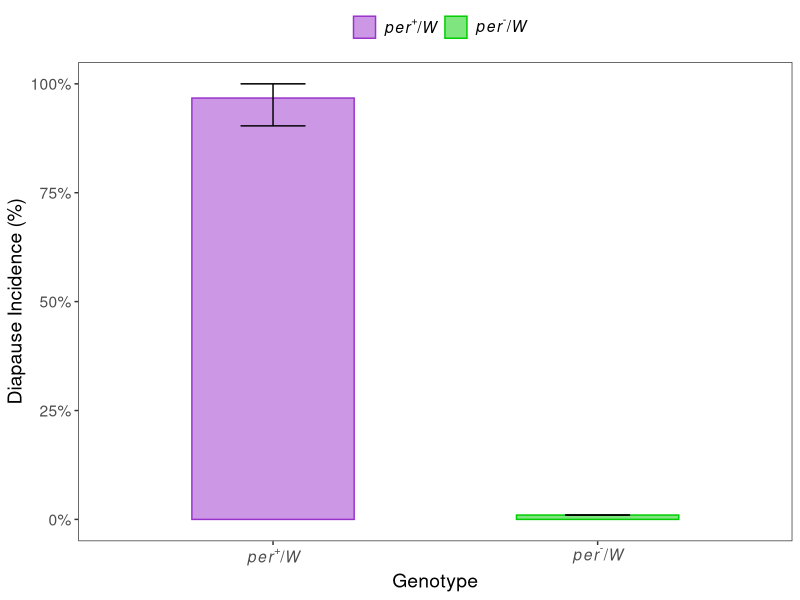
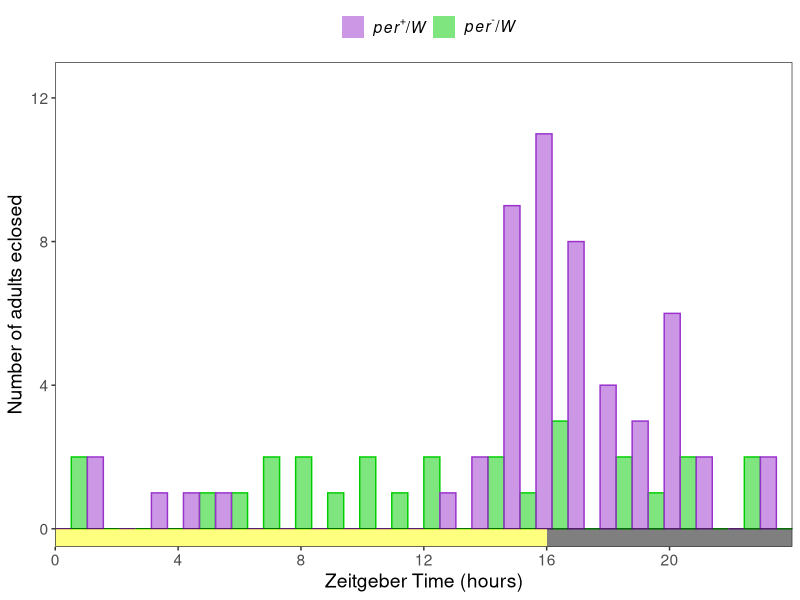
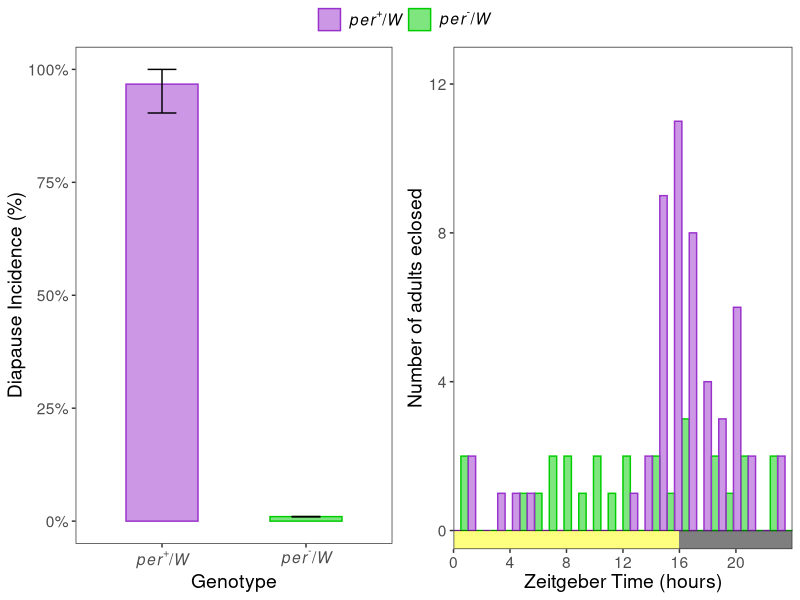

Write the R code that produced these figures, in order.
## ---- chunk 1
library(reshape2)
library(readr)
library(dplyr)
library(tidyverse)
library(tidyr)
library(car)        # for Anova()
library(emmeans)    # for multiple comparisons!
library(multcomp)
library(multcompView)
library(ggpubr)
library(lubridate)
library(circular)
## ---- chunk 2
diapause_induction <- read_csv("../data/diapause_mutant.csv")
m1 <- glm(cbind(n_larva,n_pupa) ~ genotype,
          family = binomial(link = 'identity'),
          data = diapause_induction)

car::Anova(m1)

diapause_induction = diapause_induction %>% 
  mutate(diapause_incidence = n_larva/(n_pupa+n_larva))

summary_data <- diapause_induction %>%
  group_by(genotype) %>%
  summarize(mean_diapause = ifelse(mean(diapause_incidence, na.rm = TRUE)<= 0 , 0.01, mean(diapause_incidence, na.rm = TRUE)),
            sd_diapause = sd(diapause_incidence, na.rm = TRUE),
            n = n()) %>%
  mutate(se_diapause = sd_diapause / sqrt(n),
         lower.ci = ifelse((mean_diapause - 1.96*se_diapause) <=0, 0.01, mean_diapause - 1.96*se_diapause ),
         upper.ci = ifelse((mean_diapause + 1.96*se_diapause)>1, 1, mean_diapause + 1.96*se_diapause))

summary_data

#calculate proportion of somatic mutants
71/74
n = 74
p_hat = 71/n
alpha=0.05
# Calculate the critical z-score
z = qnorm(1-alpha/2)
# Compute the CI
p_hat + c(-1,1)*z*sqrt(p_hat*(1-p_hat)/n)
prop.test(x=c(71,0), n=c(74,59))

figureS2a <- ggplot(summary_data, aes(x = genotype, y = mean_diapause, fill = genotype, color = genotype)) +
  geom_col(position = position_dodge(), width = 0.5, alpha = 0.5) +
  geom_errorbar(aes(ymin = lower.ci, ymax = upper.ci), 
                width = 0.2, position = position_dodge(0.7), color = 'black') +
  scale_y_continuous(labels = scales::percent_format()) +
  labs(y = "Diapause Incidence (%)", fill = "Genotype") +
  theme_bw() +
  theme(text = element_text(size = 14, family = "sans", color = 'black'),
        panel.grid.major = element_blank(),
        panel.grid.minor = element_blank(),
        legend.position = 'top') +
   scale_x_discrete(breaks = c("wt", "mutant"), name = 'Genotype',
                    limits = c('wt', 'mutant'),
  labels = c('wt' = expression(italic(per)^"+"*"/"*italic(W)),
                                 'mutant' = expression(italic(per)^"-"*"/"*italic(W)))) +
  scale_fill_manual(values = c("mutant" = '#00CD00',
                                "wt" = 'darkorchid'), name = '',
                      labels = c('wt' = expression(italic(per)^"+"*"/"*italic(W)),
                                 'mutant' = expression(italic(per)^"-"*"/"*italic(W))),
                    breaks = c('wt', 'mutant')) +
  scale_color_manual(values = c("mutant" = '#00CD00',
                                "wt" = 'darkorchid'), name = '',
                      labels = c('wt' = expression(italic(per)^"+"*"/"*italic(W)),
                                 'mutant' = expression(italic(per)^"-"*"/"*italic(W))),
                     breaks = c('wt', 'mutant'))
  
figureS2a

## ---- chunk 3
ecl_a <- read_csv("../data/eclosion_mutant.csv")

#convert time from ET to AZT
temp_min = lubridate::minute(ecl_a$azt)/60*100
temp_hour = lubridate::hour(ecl_a$azt)
add_leading_zeros <- function(character_vector){
  for (i in 1:length(character_vector)){
    if (is.na(character_vector[i])){
      next
    }
    if (nchar(character_vector[i]) == 2){
      next
    }
    if (nchar(character_vector[i]) == 1){
      character_vector[i] = paste0(0, character_vector[i])
      next
    }
  }
  return (character_vector)
}
ecl_a$azt = paste0(add_leading_zeros(temp_hour), ".", add_leading_zeros(temp_min)) %>% as.numeric()
ecl_a$azt[which(ecl_a$azt == 24)] <- 0 #correct azt 24 to azt0 :)
ecl_a$azt = floor(ecl_a$azt)
ecl_a$azt = circular(ecl_a$azt, units = 'hours', template='clock24') 

watson.two.test(ecl_a$azt[which(ecl_a$strain == 'be' & ecl_a$genotype == 'wt')],
                ecl_a$azt[which(ecl_a$strain == 'be' & ecl_a$genotype == 'pX4f63')])

ecl_a = ecl_a %>% group_by(genotype, family, sex) %>% filter(n() > 5) %>% filter(sex == 'female')

## ---- chunk 4
res = ecl_a %>% group_by(strain, genotype) %>%
  summarize(
    n = n(),
    eclose.mu = ifelse(round(mean.circular(azt, na.rm = TRUE), 1)<0,
                       round(mean.circular(azt, na.rm = TRUE), 1)+24,
                       round(mean.circular(azt, na.rm = TRUE), 1)),
    eclose.sd = round(sd.circular(azt, na.rm = TRUE), 1),
    rayleigh.stat = round(rayleigh.test(azt)[[1]], 3),
    rayleigh.pval = round(rayleigh.test(azt)[[2]], 3)
  ) 
res$p.adj = round(p.adjust(res$rayleigh.pval, method='BH'),2)

res

## ---- chunk 5
figureS2b = ggplot(ecl_a %>% filter(strain == 'be', genotype == 'pX4f63' | genotype == 'wt'),
       aes(x=azt, color=genotype, fill=genotype)) +
  geom_histogram(alpha = 0.5, position='dodge', bins=24) +
  ylab("Count") +
  theme_bw() +
  theme(text = element_text(size = 14, family = "sans", color = 'black'),
        panel.grid.major = element_blank(),
        panel.grid.minor = element_blank(),
        legend.position = 'top') +
  scale_x_continuous(breaks = seq(0,20,by = 4), limits = c(0,24), name = 'Zeitgeber Time (hours)', expand = c(0, 0)) + 
  scale_y_continuous(breaks = seq(0,12,by = 4), limits = c(-0.5,13), name = 'Number of adults eclosed', expand = c(0, 0)) + 
  scale_fill_manual(values = c("pX4f63" = "#00CD00",
                                "wt" = "darkorchid"),
                     labels = c('wt' = expression(italic(per)^"+"*"/"*italic(W)),
                                 'pX4f63' = expression(italic(per)^"-"*"/"*italic(W))),
                      breaks = c('wt', 'pX4f63'), name = '') +
  scale_color_manual(values = c("pX4f63" = '#00CD00',
                                "wt" = "darkorchid")) + guides(color = 'none') + 
  annotate("rect", xmin=0, xmax=16, ymin=-0.5, ymax=0, alpha=0.5, fill="yellow", linewidth = 1.5) +
  annotate("rect", xmin=16, xmax=24, ymin=-0.5, ymax=0, alpha=0.5, fill="black") + 
  geom_hline(yintercept = 0, linewidth = 0.15)

figureS2b
## ---- chunk 6
figureS2 = ggarrange(figureS2a, figureS2b, common.legend = TRUE, ncol = 2)
ggsave("../plots/figureS2.png", figureS2, width = 6.25, height = 3.63, dpi = 600, units=c('in'), bg='white')
